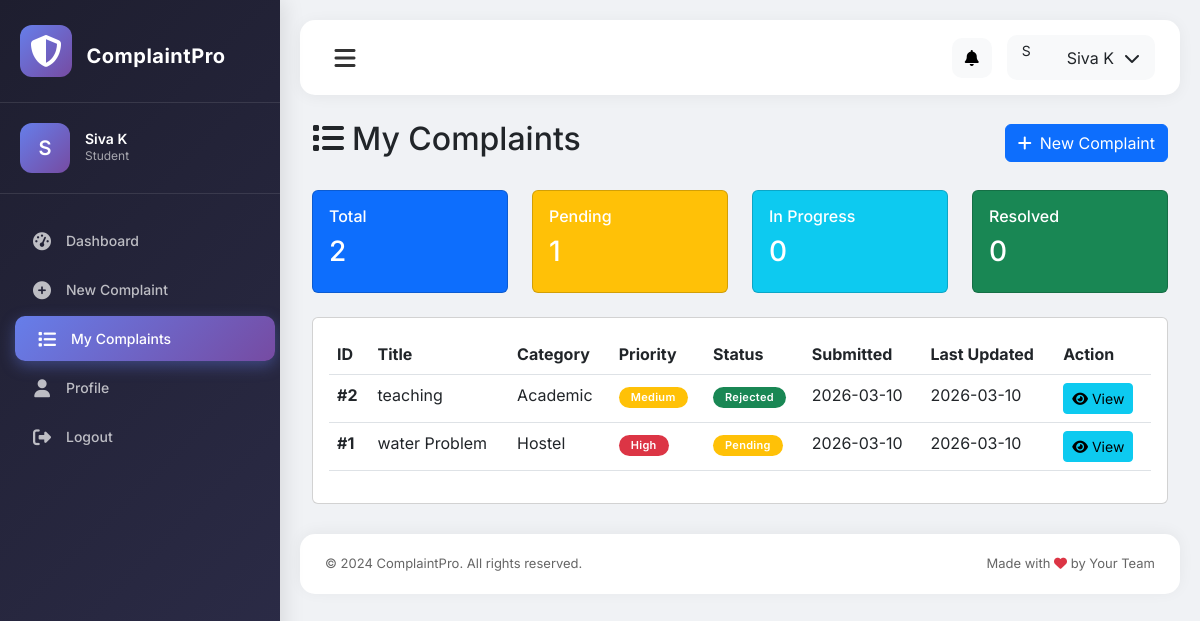
The page /my-complaints (signed in) on the database its author committed.
### app.py (models this page shows)
class Complaint(db.Model):
    __tablename__ = 'complaint'
    id = db.Column(db.Integer, primary_key=True)
    user_id = db.Column(db.Integer, db.ForeignKey('user.id'), nullable=False)
    title = db.Column(db.String(200), nullable=False)
    description = db.Column(db.Text, nullable=False)
    category = db.Column(db.String(50), nullable=False)
    priority = db.Column(db.String(20), default='Medium')
    status = db.Column(db.String(20), default='Pending')
    assigned_to = db.Column(db.Integer, db.ForeignKey('user.id'))
    department_id = db.Column(db.Integer, db.ForeignKey('department.id'))
    submitted_at = db.Column(db.DateTime, default=datetime.utcnow)
    last_updated = db.Column(db.DateTime, default=datetime.utcnow, onupdate=datetime.utcnow)
    resolved_at = db.Column(db.DateTime)
    attachment = db.Column(db.String(200))
    anonymous = db.Column(db.Boolean, default=False)
    feedback_rating = db.Column(db.Integer)
    feedback_comment = db.Column(db.Text)
    updates = db.relationship('ComplaintUpdate', backref='complaint', cascade='all, delete-orphan')

### app.py (the view)
@app.route('/my-complaints')
@login_required
def my_complaints():
    complaints = Complaint.query.filter_by(user_id=session['user_id']).order_by(Complaint.submitted_at.desc()).all()
    stats = {
        'total': len(complaints),
        'pending': sum(1 for c in complaints if c.status == 'Pending'),
        'in_progress': sum(1 for c in complaints if c.status == 'In Progress'),
        'resolved': sum(1 for c in complaints if c.status == 'Resolved')
    }
    return render_template('my_complaints.html', complaints=complaints, stats=stats)

### app.py (called while the page is built)
def login_required(f):
    @wraps(f)
    def decorated_function(*args, **kwargs):
        if 'user_id' not in session:
            flash('Please login first!', 'warning')
            return redirect(url_for('login'))
        return f(*args, **kwargs)
    return decorated_function

### templates/my_complaints.html (shortened to what this page needs)
{% extends "base.html" %}
{% block sidebar %}
<a href="{{ url_for('dashboard') }}" class="nav-link">
    <i class="fas fa-tachometer-alt"></i> <span>Dashboard</span>
</a>
<a href="{{ url_for('new_complaint') }}" class="nav-link">
    <i class="fas fa-plus-circle"></i> <span>New Complaint</span>
</a>
<a href="{{ url_for('my_complaints') }}" class="nav-link active">
    <i class="fas fa-list"></i> <span>My Complaints</span>
</a>
<a href="{{ url_for('profile') }}" class="nav-link">
    <i class="fas fa-user"></i> <span>Profile</span>
</a>
<a href="{{ url_for('logout') }}" class="nav-link">
    <i class="fas fa-sign-out-alt"></i> <span>Logout</span>
</a>
{% endblock %}
{% block content %}
<div class="container-fluid">
    <div class="d-flex justify-content-between align-items-center mb-4">
        <h2><i class="fas fa-list me-2"></i>My Complaints</h2>
        <a href="{{ url_for('new_complaint') }}" class="btn btn-primary">
            <i class="fas fa-plus me-2"></i>New Complaint
        </a>
    </div>
    <div class="row mb-4">
        <div class="col-md-3">
            <div class="card bg-primary text-white">
                <div class="card-body">
                    <h6>Total</h6>
                    <h3>{{ complaints|length }}</h3>
                </div>
            </div>
        </div>
        <div class="col-md-3">
            <div class="card bg-warning text-white">
                <div class="card-body">
                    <h6>Pending</h6>
                    <h3>{{ complaints|selectattr('status', 'equalto', 'Pending')|list|length }}</h3>
                </div>
            </div>
        </div>
        <div class="col-md-3">
            <div class="card bg-info text-white">
                <div class="card-body">
                    <h6>In Progress</h6>
                    <h3>{{ complaints|selectattr('status', 'equalto', 'In Progress')|list|length }}</h3>
                </div>
            </div>
        </div>
        <div class="col-md-3">
            <div class="card bg-success text-white">
                <div class="card-body">
                    <h6>Resolved</h6>
                    <h3>{{ complaints|selectattr('status', 'equalto', 'Resolved')|list|length }}</h3>
                </div>
            </div>
        </div>
    </div>
    <div class="card">
        <div class="card-body">
            <div class="table-responsive">
                <table class="table table-hover">
                    <thead>
                        <tr>
                            <th>ID</th>
                            <th>Title</th>
                            <th>Category</th>
                            <th>Priority</th>
                            <th>Status</th>
                            <th>Submitted</th>
                            <th>Last Updated</th>
                            <th>Action</th>
                        </tr>
                    </thead>
                    <tbody>
                        {% for complaint in complaints %}
                        <tr>
                            <td><strong>#{{ complaint.id }}</strong></td>
                            <td>{{ complaint.title[:50] }}{% if complaint.title|length > 50 %}...{% endif %}</td>
                            <td>{{ complaint.category }}</td>
                            <td>
                                <span class="badge bg-{{ 'danger' if complaint.priority == 'High' else 'warning' if complaint.priority == 'Medium' else 'success' }}">
                                    {{ complaint.priority }}
                                </span>
                            </td>
                            <td>
                                <span class="badge bg-{{ 'warning' if complaint.status == 'Pending' else 'info' if complaint.status == 'In Progress' else 'success' }}">
                                    {{ complaint.status }}
                                </span>
                            </td>
                            <td>{{ complaint.submitted_at.strftime('%Y-%m-%d') }}</td>
                            <td>{{ complaint.last_updated.strftime('%Y-%m-%d') }}</td>
                            <td>
                                <a href="{{ url_for('view_complaint', complaint_id=complaint.id) }}"
                                   class="btn btn-sm btn-info">
                                    <i class="fas fa-eye"></i> View
                                </a>
                            </td>
                        </tr>
                        {% endfor %}
                    </tbody>
                </table>
            </div>
        </div>
    </div>
</div>
{% endblock %}

### templates/base.html (style rules this page uses)
* { margin: 0; padding: 0; box-sizing: border-box; }
body { font-family: 'Inter', sans-serif; background: #f0f2f5; overflow-x: hidden; }
.sidebar .nav-link { display: flex; align-items: center; padding: 12px 20px; color: rgba(255,255,255,0.7); text-decoration: none; transition: all 0.3s; margin: 4px 10px; border-radius: 10px; }
.sidebar .nav-link:hover, .sidebar .nav-link.active { background: linear-gradient(135deg, #667eea 0%, #764ba2 100%); color: white; transform: translateX(5px); box-shadow: 0 5px 15px rgba(102, 126, 234, 0.4); }
.sidebar .nav-link i { margin-right: 12px; font-size: 18px; width: 24px; text-align: center; }
.sidebar .nav-link span { font-size: 14px; font-weight: 500; }
.badge { padding: 5px 12px; border-radius: 30px; font-size: 11px; font-weight: 600; letter-spacing: 0.3px; }

### rows shown on the page
Complaint: id "2", title "teaching", category "Academic", priority "Medium", status "Rejected", submitted_at "2026-03-10", last_updated "2026-03-10"
Complaint: id "1", title "water Problem", category "Hostel", priority "High", status "Pending", submitted_at "2026-03-10", last_updated "2026-03-10"

### other values the page prints
{{ session['full_name'][0] }} "S"
{{ session['full_name'] }} "Siva K"
{{ session['role']|title }} "Student"
{{ session.get('full_name', 'U')[0] }} "S"
{{ session.get('full_name', 'Guest') }} "Siva K"
{{ complaints|length }} "2"
{{ complaints|selectattr('status', 'equalto', 'Pending')|list|length }} "1"
{{ complaints|selectattr('status', 'equalto', 'In Progress')|list|length }} "0"
{{ complaints|selectattr('status', 'equalto', 'Resolved')|list|length }} "0"
